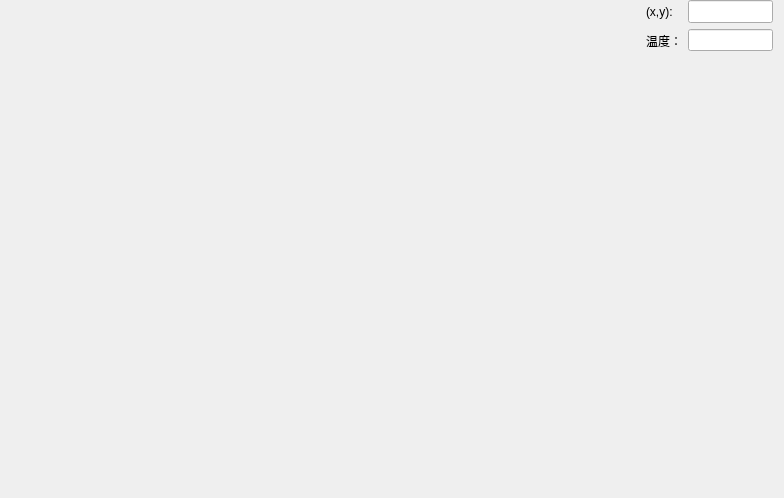
<?xml version="1.0" encoding="UTF-8"?>
<ui version="4.0">
 <class>Form</class>
 <widget class="QWidget" name="Form">
  <property name="geometry">
   <rect>
    <x>0</x>
    <y>0</y>
    <width>784</width>
    <height>498</height>
   </rect>
  </property>
  <property name="maximumSize">
   <size>
    <width>16777215</width>
    <height>16777215</height>
   </size>
  </property>
  <property name="windowTitle">
   <string>New Window</string>
  </property>
  <layout class="QGridLayout" name="gridLayout">
   <property name="leftMargin">
    <number>0</number>
   </property>
   <property name="topMargin">
    <number>0</number>
   </property>
   <item row="0" column="0">
    <widget class="QLabel" name="label">
     <property name="minimumSize">
      <size>
       <width>640</width>
       <height>480</height>
      </size>
     </property>
     <property name="text">
      <string/>
     </property>
     <property name="alignment">
      <set>Qt::AlignLeading|Qt::AlignLeft|Qt::AlignTop</set>
     </property>
    </widget>
   </item>
   <item row="0" column="1">
    <layout class="QVBoxLayout" name="verticalLayout_3">
     <item>
      <layout class="QHBoxLayout" name="horizontalLayout">
       <item>
        <layout class="QVBoxLayout" name="verticalLayout">
         <item>
          <widget class="QLabel" name="label_2">
           <property name="minimumSize">
            <size>
             <width>36</width>
             <height>23</height>
            </size>
           </property>
           <property name="text">
            <string>(x,y):</string>
           </property>
          </widget>
         </item>
         <item>
          <widget class="QLabel" name="label_3">
           <property name="minimumSize">
            <size>
             <width>36</width>
             <height>23</height>
            </size>
           </property>
           <property name="text">
            <string>温度：</string>
           </property>
          </widget>
         </item>
        </layout>
       </item>
       <item>
        <layout class="QVBoxLayout" name="verticalLayout_2">
         <item>
          <widget class="QLineEdit" name="lineEditPos">
           <property name="minimumSize">
            <size>
             <width>70</width>
             <height>23</height>
            </size>
           </property>
           <property name="echoMode">
            <enum>QLineEdit::Normal</enum>
           </property>
           <property name="alignment">
            <set>Qt::AlignCenter</set>
           </property>
           <property name="readOnly">
            <bool>true</bool>
           </property>
          </widget>
         </item>
         <item>
          <widget class="QLineEdit" name="lineEdiTemperature">
           <property name="minimumSize">
            <size>
             <width>70</width>
             <height>0</height>
            </size>
           </property>
           <property name="alignment">
            <set>Qt::AlignCenter</set>
           </property>
           <property name="readOnly">
            <bool>true</bool>
           </property>
          </widget>
         </item>
        </layout>
       </item>
      </layout>
     </item>
     <item>
      <spacer name="verticalSpacer">
       <property name="orientation">
        <enum>Qt::Vertical</enum>
       </property>
       <property name="sizeHint" stdset="0">
        <size>
         <width>20</width>
         <height>40</height>
        </size>
       </property>
      </spacer>
     </item>
    </layout>
   </item>
  </layout>
 </widget>
 <resources/>
 <connections/>
</ui>
